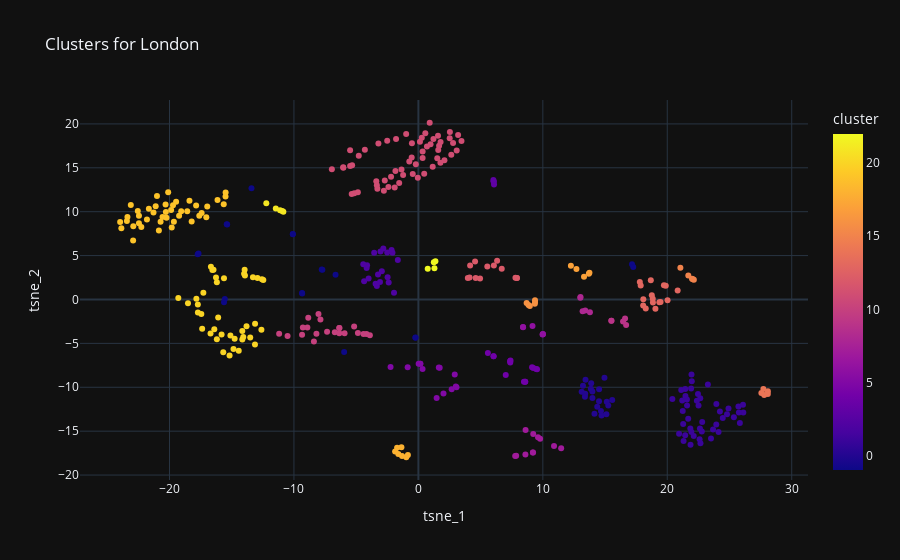

The code cell stored with this chart in its notebook:
### Code cell
#visualizing data also with plotly express
import plotly.express as px
px.scatter(gb_train_tsne_df, x="tsne_1", y="tsne_2", color = "cluster",  template = "plotly_dark", title = "Clusters for London")

### Figure 1 — Plotly figure (JSON) as saved in the notebook; plotly's stock layout.template omitted (floating-point values rounded to 4 significant figures; data arrays with more than 128 entries replaced by an {"elided": "..."} marker saying what was removed)
{"data": [{"hovertemplate": "tsne_1=%{x}<br>tsne_2=%{y}<br>cluster=%{marker.color}<extra></extra>", "legendgroup": "", "marker": {"color": {"elided": "390 int values"}, "coloraxis": "coloraxis", "symbol": "circle"}, "mode": "markers", "name": "", "orientation": "v", "showlegend": false, "type": "scatter", "x": {"elided": "390 float values"}, "xaxis": "x", "y": {"elided": "390 float values"}, "yaxis": "y"}], "layout": {"coloraxis": {"colorbar": {"title": {"text": "cluster"}}, "colorscale": [[0, "#0d0887"], [0.1111, "#46039f"], [0.2222, "#7201a8"], [0.3333, "#9c179e"], [0.4444, "#bd3786"], [0.5556, "#d8576b"], [0.6667, "#ed7953"], [0.7778, "#fb9f3a"], [0.8889, "#fdca26"], [1, "#f0f921"]]}, "legend": {"tracegroupgap": 0}, "title": {"text": "Clusters for London"}, "xaxis": {"anchor": "y", "domain": [0, 1], "title": {"text": "tsne_1"}}, "yaxis": {"anchor": "x", "domain": [0, 1], "title": {"text": "tsne_2"}}}}
